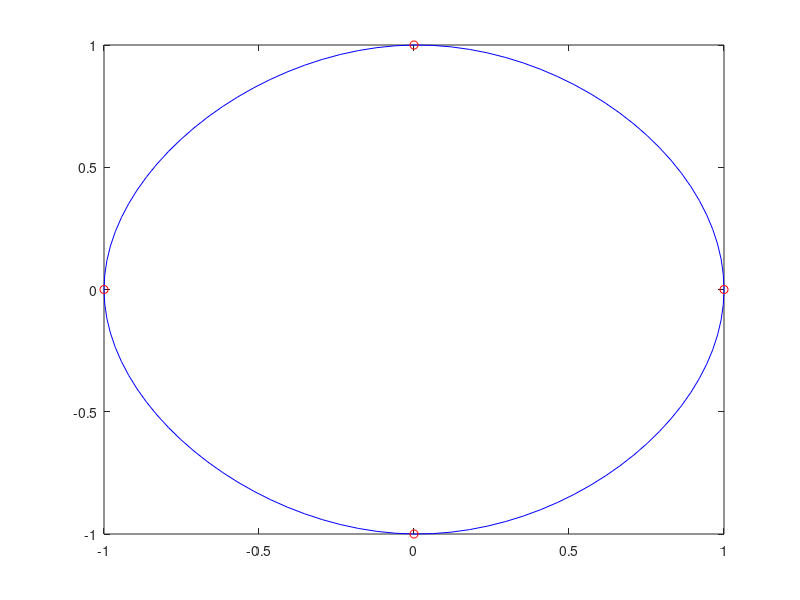

The MATLAB source for this figure:
x = pi*[0:.5:2]; 
y = [0  1  0 -1  0  1  0; 
     1  0  1  0 -1  0  1];
pp = spline(x,y);
yy = ppval(pp, linspace(0,2*pi,101));
plot(yy(1,:),yy(2,:),'-b',y(1,2:5),y(2,2:5),'or')